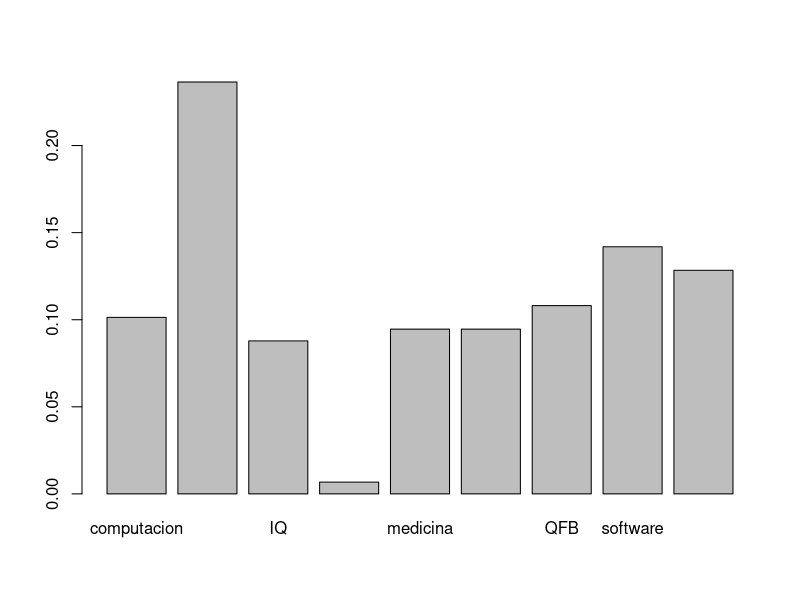
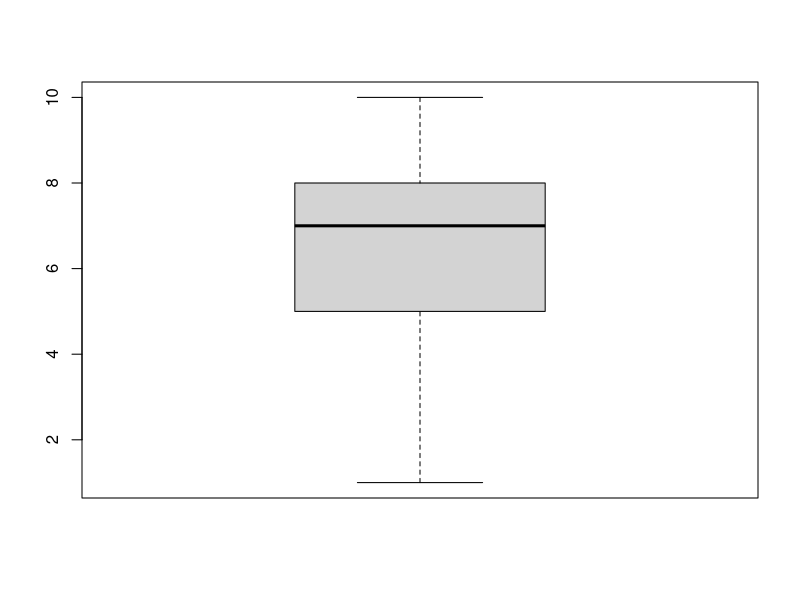
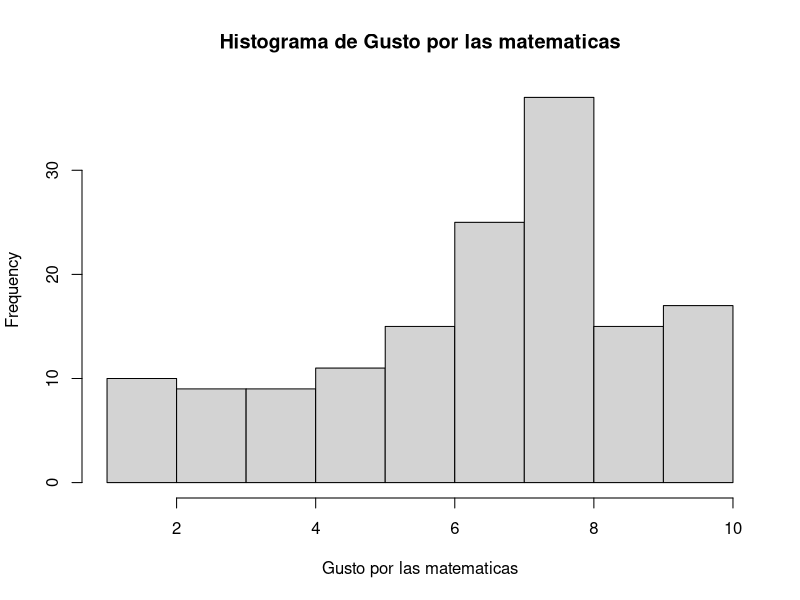
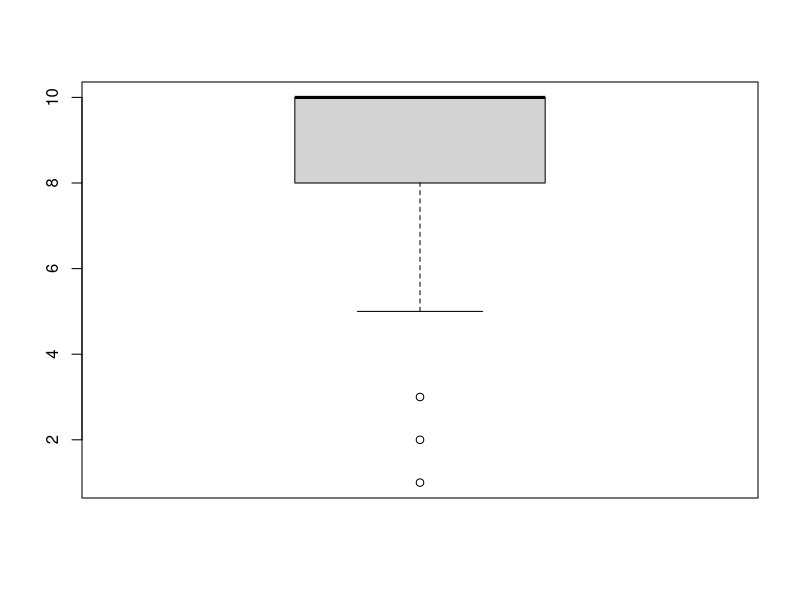
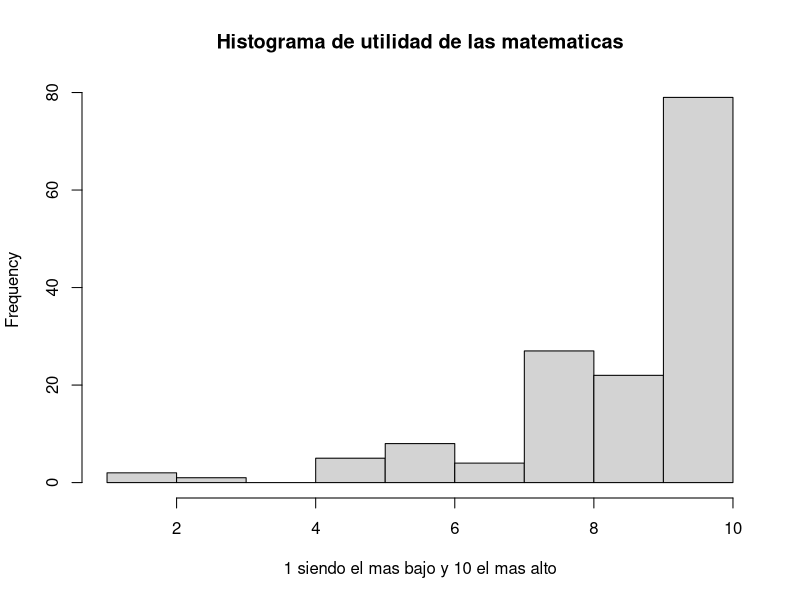
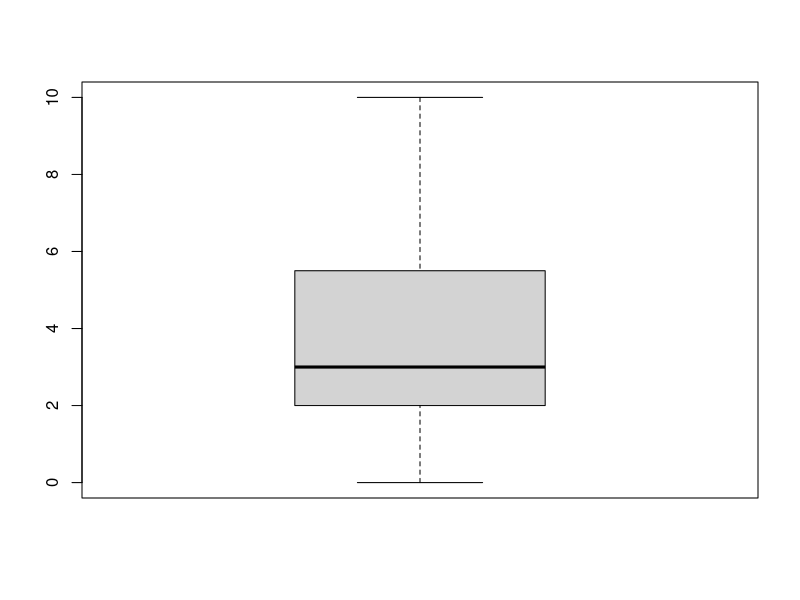
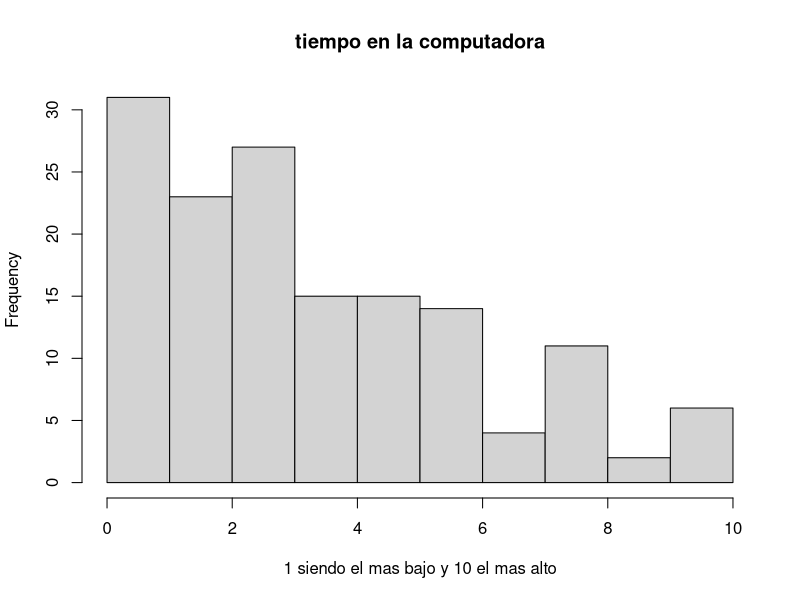
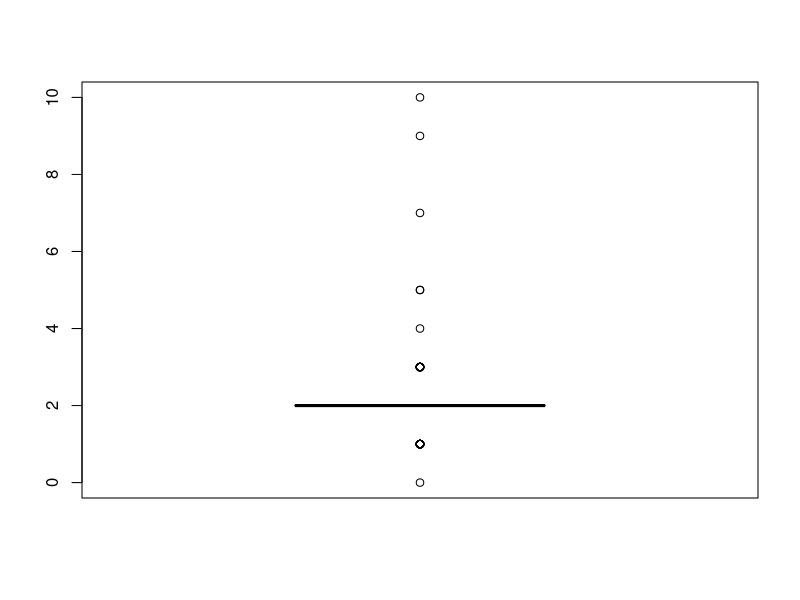

Write R code to recreate these figures, in order. (Note: this script raises an error after producing the figures.)
## ---- chunk 1
knitr::opts_chunk$set(echo = FALSE)
alumnos <-read.csv("dataset-alumnos-v2.csv")
library("e1071")


## ---- chunk 2
summary(alumnos$carrera)
## ---- chunk 3
barplot(prop.table(table(alumnos$carrera)))
## ---- chunk 4
summary(alumnos$gusto_por_las_matematicas)
skewness(alumnos$gusto_por_las_matematicas)
boxplot(alumnos$gusto_por_las_matematicas)


## ---- chunk 5
hist(alumnos$gusto_por_las_matematicas, xlab = 'Gusto por las matematicas',main = 'Histograma de Gusto por las matematicas')
## ---- chunk 6
summary(alumnos$utilidad_de_matematicas)
skewness(alumnos$utilidad_de_matematicas)
boxplot(alumnos$utilidad_de_matematicas)

## ---- chunk 7
hist(alumnos$utilidad_de_matematicas, xlab = '1 siendo el mas bajo y 10 el mas alto',main = 'Histograma de utilidad de las matematicas')
## ---- chunk 8
summary(alumnos$tiempo_computadora_por_dia)
skewness(alumnos$tiempo_computadora_por_dia)
boxplot(alumnos$tiempo_computadora_por_dia)
## ---- chunk 9
hist(alumnos$tiempo_computadora_por_dia, xlab = '1 siendo el mas bajo y 10 el mas alto',main = 'tiempo en la computadora')
## ---- chunk 10
summary(alumnos$numero_de_idiomas)
skewness(alumnos$numero_de_idiomas)
boxplot(alumnos$numero_de_idiomas)
## ---- chunk 11
hist(alumnos$numero_de_idiomas, xlab = 'numero de idiomas que dominan',main = 'Histograma de idiomas')

## ---- chunk 12
summary(alumnos$gusto_por_cocinar)
skewness(alumnos$gusto_por_cocinar)
boxplot(alumnos$gusto_por_cocinar)
## ---- chunk 13
hist(alumnos$gusto_por_cocinar, xlab = 'siendo 1 el gusto minimo y 10 el mas alto',main = 'Histograma de gusto por cocinar')

## ---- chunk 14
summary(alumnos$horas_de_ejercicio_por_semana)
skewness(alumnos$horas_de_ejercicio_por_semana)
boxplot(alumnos$horas_de_ejercicio_por_semana)
## ---- chunk 15
hist(alumnos$horas_de_ejercicio_por_semana, xlab = 'Horas de ejercicio a la semana',main = 'Histograma de Ejercicio')

## ---- chunk 16
summary(alumnos$promedio_de_horas_clase)
skewness(alumnos$promedio_de_horas_clase)
boxplot(alumnos$promedio_de_horas_clase)
## ---- chunk 17
hist(alumnos$promedio_de_horas_clase, xlab = 'Promedio de Horas de clase a la semana',main = 'Histograma de Horas de clase a la semana')

## ---- chunk 18
summary(alumnos$nivel_de_sociable)
skewness(alumnos$nivel_de_sociable)
boxplot(alumnos$nivel_de_sociable)
## ---- chunk 19
hist(alumnos$nivel_de_sociable, xlab = 'Considerando el 1 como el mas bajo y 10 el mas alto',main = 'Histograma de Sociabilidad')

## ---- chunk 20
summary(alumnos$libros_escolares_al_semestre)
skewness(alumnos$libros_escolares_al_semestre)
boxplot(alumnos$libros_escolares_al_semestre)
## ---- chunk 21
hist(alumnos$libros_escolares_al_semestre, xlab = 'libros leidos en el semestre',main = 'Histograma de Libros')

## ---- chunk 22
summary(alumnos$gusto_trabajo_en_equipo)
skewness(alumnos$gusto_trabajo_en_equipo)
boxplot(alumnos$gusto_trabajo_en_equipo)
## ---- chunk 23
hist(alumnos$gusto_trabajo_en_equipo, xlab = 'siendo 1 el mas bajo y 10 el mas alto',main = 'Histograma de trabajo en equipo')

## ---- chunk 24
summary(alumnos$importancia_por_la_apariencia_personal_en_clase)
skewness(alumnos$importancia_por_la_apariencia_personal_en_clase)
boxplot(alumnos$importancia_por_la_apariencia_personal_en_clase)
## ---- chunk 25
hist(alumnos$importancia_por_la_apariencia_personal_en_clase, xlab = 'siendo 1 el mas bajo y 10 el mas alto',main = 'Histograma de Apariencia Personal')

## ---- chunk 26
summary(alumnos$horas_de_videojuegos_al_dia)
skewness(alumnos$horas_de_videojuegos_al_dia)
boxplot(alumnos$horas_de_videojuegos_al_dia)
## ---- chunk 27
hist(alumnos$horas_de_videojuegos_al_dia, xlab = 'Horas de videojuegos a la semana',main = 'Histograma de Horas de videojuegs')

## ---- chunk 28
summary(alumnos$tolerancia_por_la_sangre)
skewness(alumnos$tolerancia_por_la_sangre)
boxplot(alumnos$tolerancia_por_la_sangre)
## ---- chunk 29
hist(alumnos$tolerancia_por_la_sangre, xlab = 'siendo 1 el mas bajo y 10 el mas alto',main = 'Histograma de Tolerancia a la Sangre')

## ---- chunk 30
summary(alumnos$gusto_de_trabajar_con_sustancias)
skewness(alumnos$gusto_de_trabajar_con_sustancias)
boxplot(alumnos$gusto_de_trabajar_con_sustancias)
## ---- chunk 31
hist(alumnos$gusto_de_trabajar_con_sustancias, xlab = 'siendo 1 el mas bajo y 10 el mas alto',main = 'Histograma de Trabajar con sustancias')

## ---- chunk 32
summary(alumnos$conocimiento_primeros_auxilios)
skewness(alumnos$conocimiento_primeros_auxilios)
boxplot(alumnos$conocimiento_primeros_auxilios)
## ---- chunk 33
hist(alumnos$conocimiento_primeros_auxilios, xlab = 'Siendo 1 el mas bajo y 10 el mas alto' , main = 'Histograma de conocimientos acerca de primeros Auxilios')
## ---- chunk 34
summary(alumnos$solidaridad)
skewness(alumnos$solidaridad)
boxplot(alumnos$solidaridad)
## ---- chunk 35
hist(alumnos$solidaridad, xlab = 'siendo 1 el mas bajo y 10 el mas alto',main = 'Histograma de Solidaridad')

## ---- chunk 36
summary(alumnos$viajes_al_ano)
skewness(alumnos$viajes_al_ano)
boxplot(alumnos$viajes_al_ano)
## ---- chunk 37
hist(alumnos$viajes_al_ano, xlab ="viajes al a�o",main = "viajes al a�o")

## ---- chunk 38
summary(alumnos$conocimiento_por_la_cultura_de_tu_estado)
skewness(alumnos$conocimiento_por_la_cultura_de_tu_estado)
boxplot(alumnos$conocimiento_por_la_cultura_de_tu_estado)
## ---- chunk 39
hist(alumnos$conocimiento_por_la_cultura_de_tu_estado, xlab = 'Considerado 1 como no conocer nada y 10 conocer mucho',main = 'Histograma de Conocimiento de Cultura')

## ---- chunk 40
summary(alumnos$cuidado_por_la_alimentacion)
skewness(alumnos$cuidado_por_la_alimentacion)
boxplot(alumnos$cuidado_por_la_alimentacion)
## ---- chunk 41
hist(alumnos$cuidado_por_la_alimentacion, xlab = 'Considerando 1 como no tener importancia y 10 como tener demasiada importancia' , main = 'Histograma del cuidado en la Alimentacion')
## ---- chunk 42
summary(alumnos$destreza_fisica)
skewness(alumnos$destreza_fisica)
boxplot(alumnos$destreza_fisica)
## ---- chunk 43
hist(alumnos$destreza_fisica, xlab = 'Considerado 1 como no tener destreza fisica y 10 mucha destreza',main = 'Histograma de Destreza fisica')

## ---- chunk 44
summary(alumnos$destreza_mental)
skewness(alumnos$destreza_mental)
boxplot(alumnos$destreza_mental)
## ---- chunk 45
hist(alumnos$destreza_mental, xlab = 'Considerado 1 como no tener destreza mental y 10 mucha destreza',main = 'Histograma de Destreza mental')

## ---- chunk 46
summary(alumnos$herramientas_adicionales)
skewness(alumnos$herramientas_adicionales)
boxplot(alumnos$herramientas_adicionales)
## ---- chunk 47
hist(alumnos$herramientas_adicionales, xlab = 'Cuantas herramientas son usadas en su carrera',main = 'Histograma de Herramientas Adicionales')

## ---- chunk 48
alumnosData = alumnos[-1]
alumnosData = alumnosData[-1]

## ---- chunk 49
## As of now the data is not being printed properly so i can't give a proper 
## description of the data
cor(alumnosData)
## ---- chunk 50
plot(alumnos$cuidado_por_la_alimentacion, alumnos$gusto_por_cocinar , xlab = 'Cuidado por la alimentacion' , ylab = 'Gusto por cocinar')
## ---- chunk 51
plot(alumnos$gusto_por_las_matematicas, alumnos$utilidad_de_matematicas, xlab = 'Gusto por las matematicas', ylab = 'Utilidad de las matematicas')
## ---- chunk 52
plot(alumnos$carrera, alumnos$numero_de_idiomas, xlab = 'Carrera', ylab = 'Numero de idiomas')
## ---- chunk 53
plot(alumnos$carrera, alumnos$nivel_de_sociable, xlab = 'Carrera', ylab ='Nivel de sociable')
## ---- chunk 54
plot(alumnos$carrera, alumnos$tiempo_computadora_por_dia, xlab = 'Carrera', ylab = 'Horas en la computadora al dia')
## ---- chunk 55
plot(alumnos$carrera, alumnos$tolerancia_por_la_sangre , xlab = 'Carrera' , ylab = 'Tolerancia a la sangre')
## ---- chunk 56
plot(alumnos$carrera , alumnos$destreza_fisica, xlab = 'Carrera' , ylab = 'Destreza Fisica')
## ---- chunk 57
plot(alumnos$carrera, alumnos$libros_escolares_al_semestre, xlab= 'Carrera' , ylab = 'Libros escolares al semestre')
## ---- chunk 58
plot(alumnos$gusto_por_las_matematicas , alumnos$nivel_de_sociable, xlab = 'Gusto por las matematicas' , ylab = 'Nivel de sociable')
## ---- chunk 59
plot(alumnos$tiempo_computadora_por_dia , alumnos$horas_de_videojuegos_al_dia , xlab = 'Tiempo en la computadora al dia' , ylab = 'Horas de videojuegos al dia')
## ---- chunk 60
plot(alumnos$promedio_de_horas_clase , alumnos$libros_escolares_al_semestre, xlab = 'Promedio de horas clase ', ylab = 'Libros escolares al semestre')
## ---- chunk 61
#reinicio de datos
alumnos <-read.csv("dataset-alumnos-v2.csv")
#Asignacion al azar
alumnos <- alumnos[sample(1:nrow(alumnos)),]

normalize = function(x){
  return((x-min(x)) / (max(x)-min(x)))
}
#alumnos[,c(3:25)]
alumnos[is.na(alumnos)] <- 1
alumnos_n = sapply(alumnos[,c(3:25)],normalize)
#alumnos_n
## ---- chunk 62

#70% para entrenar
alumnos_train <- alumnos_n[1:104,]
#30% para probar 
alumnos_test <- alumnos_n[105:148,]
#dim(alumnos_train)
#dim(alumnos_test)              

alumnos_train_labels <- alumnos[1:104,2]
#alumnos_train_labels
alumnos_test_labels <- alumnos[105:148,2]
#alumnos_test_labels


## ---- chunk 63
library(class)

#p <- knn(train,test,class,k)
#base de datos de entrenamiento, prueba, class etiquetas de entrenamiento, k el vecino

alumnos_test_pred <- knn(train = alumnos_train,
                      test = alumnos_test,
                      cl = alumnos_train_labels,
                      k = 1)

## ---- chunk 64
#regresa el resultado
#library("gmodels")
#CrossTable(x=alumnos_test_labels,
 #          y=alumnos_test_pred,
  #         prop.chisq = FALSE)


table(alumnos_test_labels,alumnos_test_pred)
